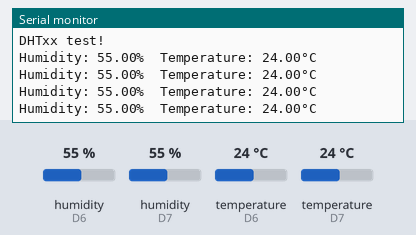
Recording of a sketch running on a simulated ESP8266 (NodeMCU). Parts: the last lines printed to the serial monitor. The inputs (shaded band) are chosen by the test bench; at power-on: humidity (sensors on D6, D7) 55 %, temperature (sensors on D6, D7) 24 °C.

Above: at 4.8 s.
4.9 s: humidity (sensor on D6) set to 22 %
At 7.0 s:
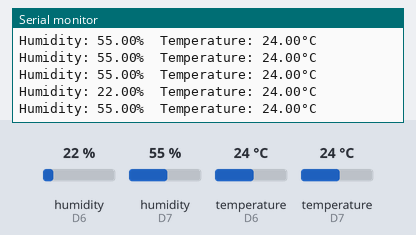
7.9 s: humidity (sensor on D7) set to 40 %
At 9.0 s:
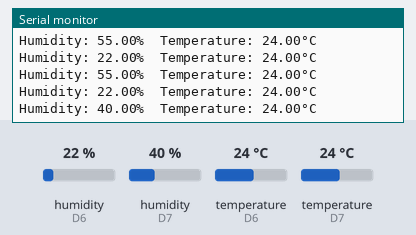
10.9 s: temperature (sensor on D6) set to 12 °C
At 12.9 s:
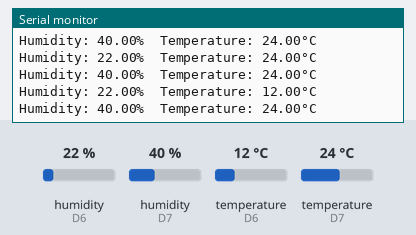
13.9 s: temperature (sensor on D7) set to 12 °C
At 14.9 s:
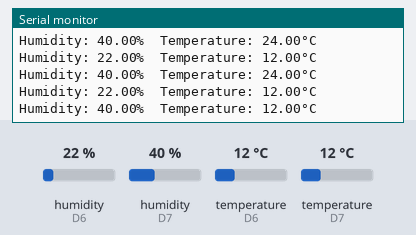
16.9 s: humidity (sensor on D6) set to 68 %
At 18.9 s:
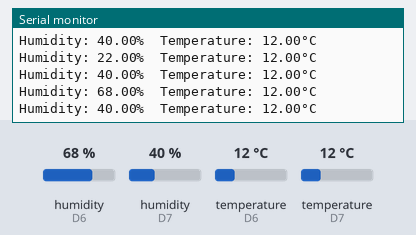
19.9 s: humidity (sensor on D7) set to 88 %
At 20.8 s:
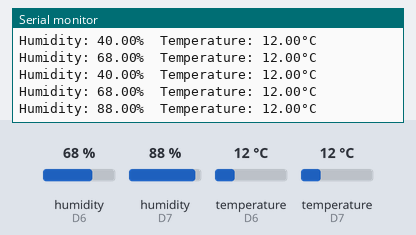
Timing chart, 0 to 22.9 s (numbered marks = the images above; inputs shaded):
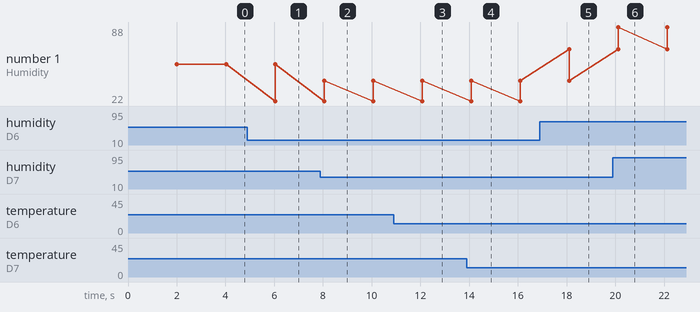

The sketch:

DHTtester.ino
```cpp
// Example testing sketch for various DHT humidity/temperature sensors
// Written by ladyada, public domain

// REQUIRES the following Arduino libraries:
// - DHT Sensor Library: https://github.com/adafruit/DHT-sensor-library
// - Adafruit Unified Sensor Lib: https://github.com/adafruit/Adafruit_Sensor

#include "DHT.h"

DHT dht1(D6, DHT22);
DHT dht2(D7, DHT22);

void setup() {
  Serial.begin(115200);
  Serial.println(F("DHTxx test!"));

  dht1.begin();
  dht2.begin();
}

void loop() {
  // Wait a few seconds between measurements.
  delay(2000);

  float h1 = dht1.readHumidity();
  float h2 = dht2.readHumidity();
  float t1 = dht1.readTemperature();
  float t2 = dht2.readTemperature();


  Serial.print(F("Humidity: "));
  Serial.print(h1);
  Serial.print(F("%  Temperature: "));
  Serial.print(t1);
  Serial.println(F("°C "));

  Serial.print(F("Humidity: "));
  Serial.print(h2);
  Serial.print(F("%  Temperature: "));
  Serial.print(t2);
  Serial.println(F("°C "));
  Serial.println("");
}
```

Measured:
- after the input at 4.9 s, the serial monitor: prints a new line after 1.1 s (image 1)
- after the input at 7.9 s, the serial monitor: prints a new line after 0.15 s (image 2)
- after the input at 10.9 s, the serial monitor: prints a new line after 1.2 s (image 3)
- after the input at 13.9 s, the serial monitor: prints a new line after 0.18 s (image 4)
- after the input at 16.9 s, the serial monitor: prints a new line after 1.2 s (image 5)
- after the input at 19.9 s, the serial monitor: prints a new line after 0.22 s (image 6)
- plotted number 1: 55 → 40 after the input at 7.9 s, 40 → 88 after the input at 19.9 s
